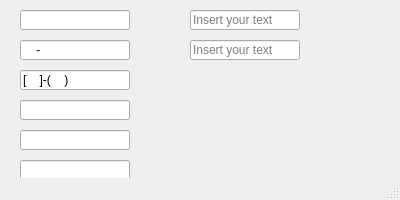
<?xml version="1.0" encoding="UTF-8"?>
<ui version="4.0">
 <class>main_window</class>
 <widget class="QMainWindow" name="main_window">
  <property name="geometry">
   <rect>
    <x>0</x>
    <y>0</y>
    <width>400</width>
    <height>200</height>
   </rect>
  </property>
  <property name="windowTitle">
   <string>Main Window</string>
  </property>
  <widget class="QWidget" name="central_widget">
   <widget class="QLineEdit" name="line_edit_1">
    <property name="geometry">
     <rect>
      <x>20</x>
      <y>10</y>
      <width>110</width>
      <height>20</height>
     </rect>
    </property>
    <property name="inputMask">
     <string>&gt;AAAAAAA</string>
    </property>
    <property name="frame">
     <bool>true</bool>
    </property>
   </widget>
   <widget class="QLineEdit" name="line_edit_2">
    <property name="geometry">
     <rect>
      <x>20</x>
      <y>40</y>
      <width>110</width>
      <height>20</height>
     </rect>
    </property>
    <property name="inputMask">
     <string>&gt;AAAA-AAAA</string>
    </property>
   </widget>
   <widget class="QLineEdit" name="line_edit_3">
    <property name="geometry">
     <rect>
      <x>20</x>
      <y>70</y>
      <width>110</width>
      <height>20</height>
     </rect>
    </property>
    <property name="inputMask">
     <string>&gt;\[AAAA\]-\(AAAA\)</string>
    </property>
   </widget>
   <widget class="QLineEdit" name="line_edit_4">
    <property name="geometry">
     <rect>
      <x>20</x>
      <y>100</y>
      <width>110</width>
      <height>20</height>
     </rect>
    </property>
    <property name="inputMask">
     <string/>
    </property>
    <property name="echoMode">
     <enum>QLineEdit::PasswordEchoOnEdit</enum>
    </property>
   </widget>
   <widget class="QLineEdit" name="line_edit_5">
    <property name="geometry">
     <rect>
      <x>20</x>
      <y>130</y>
      <width>110</width>
      <height>20</height>
     </rect>
    </property>
    <property name="inputMask">
     <string/>
    </property>
    <property name="maxLength">
     <number>8</number>
    </property>
    <property name="echoMode">
     <enum>QLineEdit::Normal</enum>
    </property>
    <property name="dragEnabled">
     <bool>true</bool>
    </property>
   </widget>
   <widget class="QLineEdit" name="line_edit_6">
    <property name="geometry">
     <rect>
      <x>20</x>
      <y>160</y>
      <width>110</width>
      <height>20</height>
     </rect>
    </property>
    <property name="inputMask">
     <string/>
    </property>
    <property name="maxLength">
     <number>8</number>
    </property>
    <property name="echoMode">
     <enum>QLineEdit::Normal</enum>
    </property>
    <property name="dragEnabled">
     <bool>false</bool>
    </property>
   </widget>
   <widget class="QLineEdit" name="read_only_line_edit">
    <property name="geometry">
     <rect>
      <x>20</x>
      <y>190</y>
      <width>110</width>
      <height>20</height>
     </rect>
    </property>
    <property name="inputMask">
     <string/>
    </property>
    <property name="maxLength">
     <number>8</number>
    </property>
    <property name="echoMode">
     <enum>QLineEdit::Normal</enum>
    </property>
    <property name="dragEnabled">
     <bool>false</bool>
    </property>
    <property name="readOnly">
     <bool>true</bool>
    </property>
   </widget>
   <widget class="QLineEdit" name="placeholder_text_line_edit_1">
    <property name="geometry">
     <rect>
      <x>190</x>
      <y>10</y>
      <width>110</width>
      <height>20</height>
     </rect>
    </property>
    <property name="inputMask">
     <string/>
    </property>
    <property name="maxLength">
     <number>10000</number>
    </property>
    <property name="echoMode">
     <enum>QLineEdit::Normal</enum>
    </property>
    <property name="dragEnabled">
     <bool>false</bool>
    </property>
    <property name="readOnly">
     <bool>false</bool>
    </property>
    <property name="placeholderText">
     <string>Insert your text</string>
    </property>
   </widget>
   <widget class="QLineEdit" name="placeholder_text_line_edit_2">
    <property name="geometry">
     <rect>
      <x>190</x>
      <y>40</y>
      <width>110</width>
      <height>20</height>
     </rect>
    </property>
    <property name="inputMask">
     <string/>
    </property>
    <property name="maxLength">
     <number>10000</number>
    </property>
    <property name="echoMode">
     <enum>QLineEdit::Normal</enum>
    </property>
    <property name="dragEnabled">
     <bool>false</bool>
    </property>
    <property name="readOnly">
     <bool>false</bool>
    </property>
    <property name="placeholderText">
     <string>Insert your text</string>
    </property>
    <property name="clearButtonEnabled">
     <bool>true</bool>
    </property>
   </widget>
  </widget>
  <widget class="QMenuBar" name="menu_bar">
   <property name="geometry">
    <rect>
     <x>0</x>
     <y>0</y>
     <width>489</width>
     <height>21</height>
    </rect>
   </property>
  </widget>
  <widget class="QStatusBar" name="status_bar"/>
 </widget>
 <resources/>
 <connections/>
</ui>
